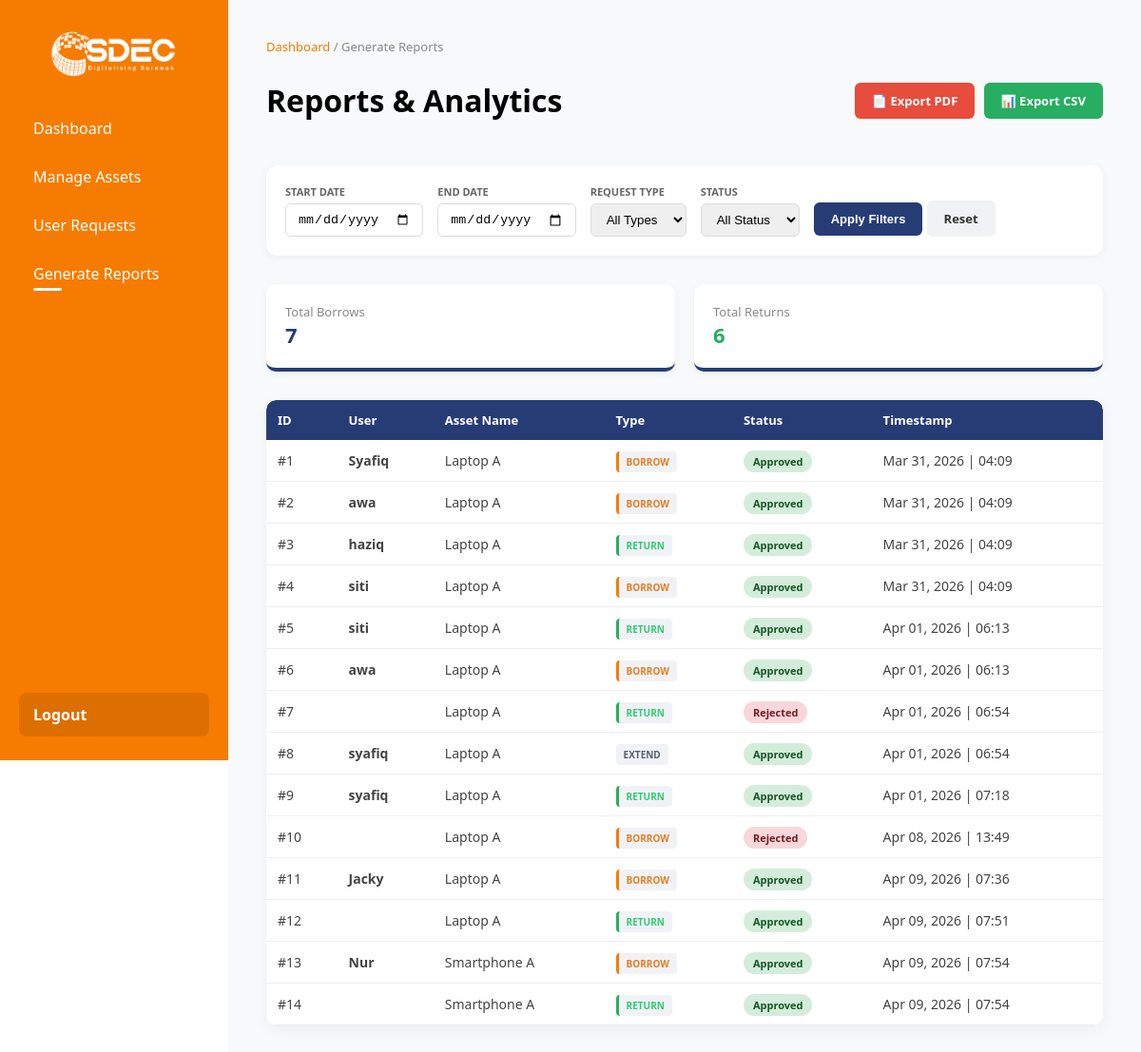
/report/ (signed in), run on the app's committed database.
### core/models.py (models this page shows, shortened)
class Request(models.Model):
    REQUEST_TYPE = [
        ('borrow', 'Borrow'),
        ('return', 'Return'),
        ('extend', 'Extend'),
    ]
    STATUS = [
        ('pending', 'Pending'),
        ('approved', 'Approved'),
        ('rejected', 'Rejected'),
    ]
    asset = models.ForeignKey(Asset, on_delete=models.CASCADE)
    user = models.ForeignKey(User, on_delete=models.CASCADE)
    user_name = models.CharField(max_length=100)
    department = models.CharField(max_length=100, default="General")
    phone = models.CharField(max_length=20)
    email = models.EmailField()
    item_count = models.TextField()
    purpose = models.TextField()
    borrow_date = models.DateField(null=True, blank=True)
    return_date = models.DateField(null=True, blank=True)
    date_borrowed = models.DateField(default=timezone.now)
    request_type = models.CharField(max_length=10, choices=REQUEST_TYPE)
    created_at = models.DateTimeField(auto_now_add=True)
    status = models.CharField(max_length=10, choices=STATUS, default='pending')
    department = models.CharField(max_length=100, null=True, blank=True)
    condition = models.CharField(max_length=50, null=True, blank=True)
    reason = models.TextField(null=True, blank=True)
    remarks = models.TextField(null=True, blank=True)
    user = models.ForeignKey(
        settings.AUTH_USER_MODEL,
        on_delete=models.CASCADE,
        null=True,
        blank=True
    )

class Asset(models.Model):
    name = models.CharField(max_length=100)
    category = models.CharField(max_length=100)
    brand = models.CharField(max_length=100, null=True, blank=True)
    model = models.CharField(max_length=100, null=True, blank=True)
    serial_num = models.CharField(max_length=100, null=True, blank=True)
    location = models.CharField(max_length=100)
    status = models.CharField(max_length=20)

### core/views.py (the view)
# urls.py: path('report/', views.report, name='report'),
@login_required
def report(request):
    start = request.GET.get('start')
    end = request.GET.get('end')
    status = request.GET.get('status')
    requests_qs = Request.objects.all()
    request_type = request.GET.get('type')
    if start and end:
        requests_qs = requests_qs.filter(created_at__range=[start, end])
    if status:
        requests_qs = requests_qs.filter(status=status)
    if request_type:
        requests_qs = requests_qs.filter(request_type=request_type)
    total_borrow = requests_qs.filter(request_type='borrow').count()
    total_return = requests_qs.filter(request_type='return').count()
    return render(request, 'report.html', {
        'requests': requests_qs,
        'total_borrow': total_borrow,
        'total_return': total_return
    })

### core/templates/report.html (shortened to what this page needs)
{% extends 'base.html' %}
{% block content %}
<div class="report-container">
    <div class="header-section">
        <nav class="breadcrumb">
            <a href="/">Dashboard</a> / <span>Generate Reports</span>
        </nav>
        <div class="header-flex">
            <h1>Reports & Analytics</h1>
            <div class="export-actions">
                <a href="{% url 'export_pdf' %}?start={{ request.GET.start }}&end={{ request.GET.end }}&status={{ request.GET.status }}&type={{ request.GET.type }}"
                   class="btn btn-pdf">
                    📄 Export PDF
                </a>
                <a href="{% url 'export_requests_csv' %}?start={{ request.GET.start }}&end={{ request.GET.end }}&status={{ request.GET.status }}&type={{ request.GET.type }}"
                   class="btn btn-csv">
                    📊 Export CSV
                </a>
            </div>
        </div>
    </div>
    <div class="filter-panel">
        <form method="GET" class="report-form">
            <div class="form-group">
                <label>Start Date</label>
                <input type="date" name="start" value="{{ request.GET.start }}">
            </div>
            <div class="form-group">
                <label>End Date</label>
                <input type="date" name="end" value="{{ request.GET.end }}">
            </div>
            <div class="form-group">
                <label>Request Type</label>
                <select name="type">
                    <option value="">All Types</option>
                </select>
            </div>
            <div class="form-group">
                <label>Status</label>
                <select name="status">
                    <option value="">All Status</option>
                </select>
            </div>
            <div class="button-group">
                <button type="submit" class="btn btn-apply">Apply Filters</button>
                <a href="{% url 'report' %}" class="btn btn-reset">Reset</a>
            </div>
        </form>
    </div>
    <div class="stats-grid">
        <div class="stat-box">
            <span class="stat-label">Total Borrows</span>
            <span class="stat-value">{{ total_borrow }}</span>
        </div>
        <div class="stat-box">
            <span class="stat-label">Total Returns</span>
            <span class="stat-value text-success">{{ total_return }}</span>
        </div>
    </div>
    <div class="table-wrapper">
        <table>
            <thead>
                <tr>
                    <th>ID</th>
                    <th>User</th>
                    <th>Asset Name</th>
                    <th>Type</th>
                    <th>Status</th>
                    <th>Timestamp</th>
                </tr>
            </thead>
            <tbody>
                {% for req in requests %}
                <tr>
                    <td class="id-cell">#{{ req.id }}</td>
                    <td><strong>{{ req.user_name }}</strong></td>
                    <td>{{ req.asset.name }}</td>
                    <td>
                        <span class="type-badge type-{{ req.request_type|lower }}">
                            {{ req.request_type|upper }}
                        </span>
                    </td>
                    <td>
                        <span class="status-badge status-{{ req.status|lower }}">
                            {{ req.status|title }}
                        </span>
                    </td>
                    <td class="date-cell">{{ req.created_at|date:"M d, Y | H:i" }}</td>
                </tr>
                {% empty %}
                <tr>
                    <td colspan="6" class="empty-state">No records found for the selected criteria.</td>
                </tr>
                {% endfor %}
            </tbody>
        </table>
    </div>
</div>
{% endblock %}

### core/templates/base.html (style rules this page uses)
body { margin: 0; font-family: 'Segoe UI', Tahoma, Geneva, Verdana, sans-serif; display: flex; }
table { width: 100%; background: white; border-collapse: collapse; border-radius: 10px; overflow: hidden; box-shadow: 0 4px 12px rgba(0,0,0,0.08); }
th { background: #f57c00; color: white; padding: 15px; text-align: left; font-weight: 600; }
td { padding: 14px 15px; border-bottom: 1px solid #eee; color: #444; }
.btn { background: #f57c00; color: white; padding: 8px 16px; text-decoration: none; border-radius: 6px; font-size: 13px; font-weight: bold; display: inline-block; transition: 0.2s; }

### core/templates/report.html (style rules this page uses)
.breadcrumb { font-size: 13px; color: #888; margin-bottom: 5px; }
.breadcrumb a { color: #f57c00; text-decoration: none; }
.header-flex { display: flex; justify-content: space-between; align-items: center; margin-bottom: 25px; }
.filter-panel { background: white; padding: 20px; border-radius: 12px; box-shadow: 0 2px 10px rgba(0,0,0,0.05); margin-bottom: 30px; }
.report-form { display: flex; gap: 15px; align-items: flex-end; flex-wrap: wrap; }
.form-group { display: flex; flex-direction: column; gap: 5px; }
.form-group label { font-size: 11px; font-weight: bold; color: #666; text-transform: uppercase; }
.form-group input, .form-group select { padding: 8px 12px; border: 1px solid #ddd; border-radius: 6px; }
.stats-grid { display: flex; gap: 20px; margin-bottom: 30px; }
.stat-box { background: white; padding: 20px; border-radius: 10px; flex: 1; box-shadow: 0 2px 8px rgba(0,0,0,0.05); border-bottom: 4px solid #273c75; }
.stat-label { display: block; font-size: 13px; color: #888; }
.stat-value { font-size: 22px; font-weight: bold; color: #273c75; }
.text-success { color: #27ae60; }
.table-wrapper { background: white; border-radius: 10px; overflow: hidden; box-shadow: 0 4px 15px rgba(0,0,0,0.05); }
table { width: 100%; border-collapse: collapse; }
th { background: #273c75; color: white; padding: 12px; text-align: left; font-size: 13px; }
td { padding: 12px; border-bottom: 1px solid #eee; font-size: 14px; }
.status-badge { padding: 4px 10px; border-radius: 20px; font-size: 11px; font-weight: bold; }
.status-approved { background: #d4edda; color: #155724; }
.status-rejected { background: #f8d7da; color: #721c24; }
.btn { padding: 10px 18px; border-radius: 6px; text-decoration: none; font-size: 13px; font-weight: bold; border: none; cursor: pointer; transition: 0.2s; display: inline-block; }
.btn-apply { background: #273c75; color: white; }
.btn-reset { background: #f1f2f6; color: #333; }
.btn-pdf { background: #e74c3c; color: white; margin-right: 5px; }
.btn-csv { background: #27ae60; color: white; }
.type-badge { padding: 4px 8px; border-radius: 4px; font-size: 10px; font-weight: bold; background: #f1f2f6; color: #57606f; }
.type-borrow { border-left: 3px solid #f57c00; color: #e67e22; }
.type-return { border-left: 3px solid #27ae60; color: #2ecc71; }

### data on the page
Request: id "1", user_name "Syafiq", asset.name "Laptop A", request_type "BORROW", status "Approved", created_at|H "Mar 31, 2026 | 04:09"
Request: id "2", user_name "awa", asset.name "Laptop A", request_type "BORROW", status "Approved", created_at|H "Mar 31, 2026 | 04:09"
Request: id "3", user_name "haziq", asset.name "Laptop A", request_type "RETURN", status "Approved", created_at|H "Mar 31, 2026 | 04:09"
Request: id "4", user_name "siti", asset.name "Laptop A", request_type "BORROW", status "Approved", created_at|H "Mar 31, 2026 | 04:09"
Request: id "5", user_name "siti", asset.name "Laptop A", request_type "RETURN", status "Approved", created_at|H "Apr 01, 2026 | 06:13"
Request: id "6", user_name "awa", asset.name "Laptop A", request_type "BORROW", status "Approved", created_at|H "Apr 01, 2026 | 06:13"
Request: id "7", asset.name "Laptop A", request_type "RETURN", status "Rejected", created_at|H "Apr 01, 2026 | 06:54"
Request: id "8", user_name "syafiq", asset.name "Laptop A", request_type "EXTEND", status "Approved", created_at|H "Apr 01, 2026 | 06:54"
Request: id "9", user_name "syafiq", asset.name "Laptop A", request_type "RETURN", status "Approved", created_at|H "Apr 01, 2026 | 07:18"
Request: id "10", asset.name "Laptop A", request_type "BORROW", status "Rejected", created_at|H "Apr 08, 2026 | 13:49"
Request: id "11", user_name "Jacky", asset.name "Laptop A", request_type "BORROW", status "Approved", created_at|H "Apr 09, 2026 | 07:36"
Request: id "12", asset.name "Laptop A", request_type "RETURN", status "Approved", created_at|H "Apr 09, 2026 | 07:51"
Request: id "13", user_name "Nur", asset.name "Smartphone A", request_type "BORROW", status "Approved", created_at|H "Apr 09, 2026 | 07:54"
Request: id "14", asset.name "Smartphone A", request_type "RETURN", status "Approved", created_at|H "Apr 09, 2026 | 07:54"

### other printed values
{{ total_borrow }} "7"
{{ total_return }} "6"
